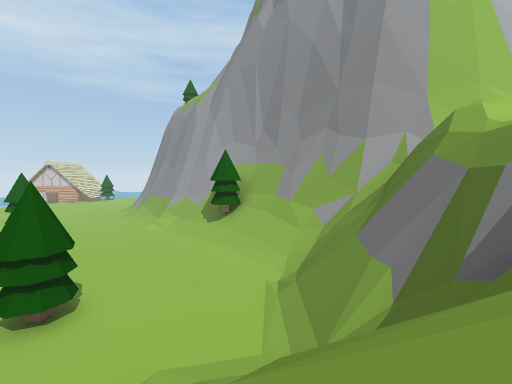
view 1 (above)

23 first-person views from a walk through a Unity game level. The camera is 1.5 m above the floor, tilts 4° down and sees 90° across. The floor is counted in squares, 2 m on a side. Each view is taken from the middle of a square. On the plan, view 1 faces up. The plan holds only what a view shows up to about 9 squares ahead; the rest is blank. The place goes on beyond the plan. Some animated figures are not drawn. Some surface patterns are stand-ins.

view 2
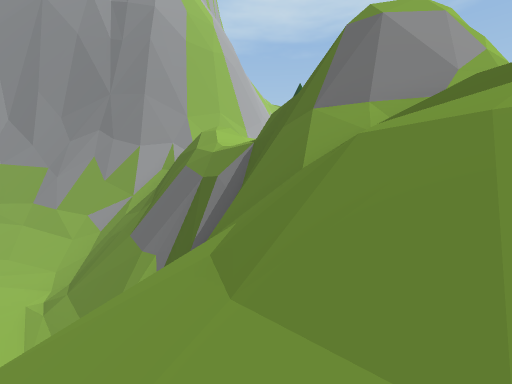

view 3
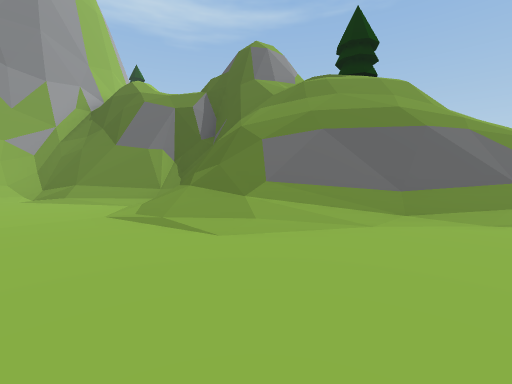

view 4
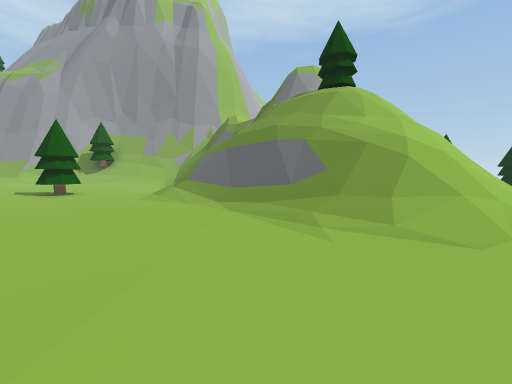

view 5
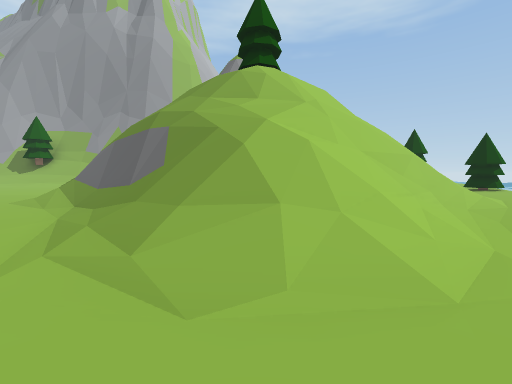

view 6
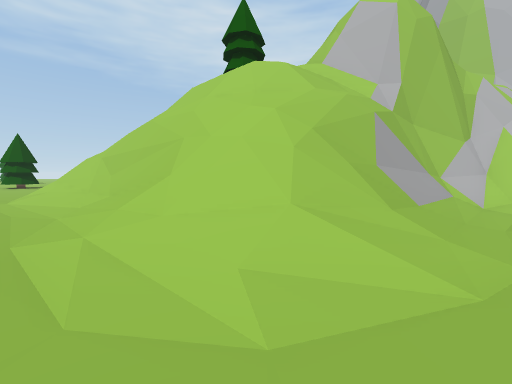

view 7
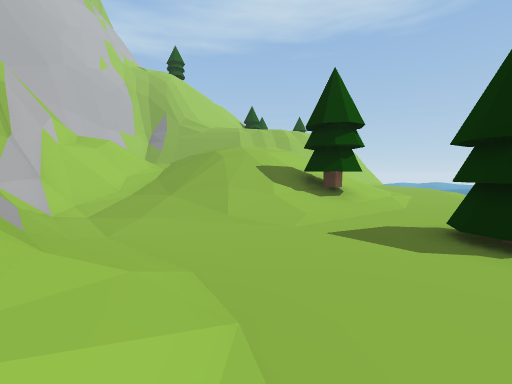

view 8
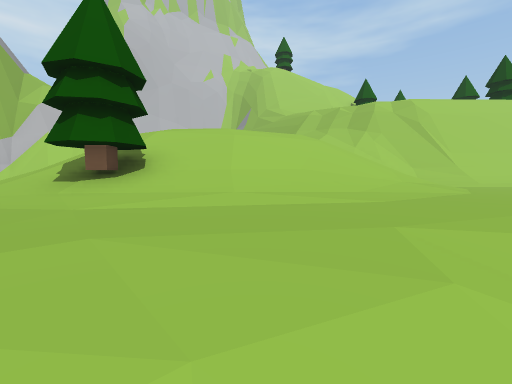

view 9
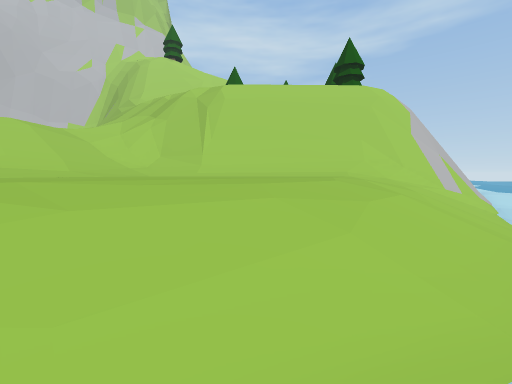

view 10
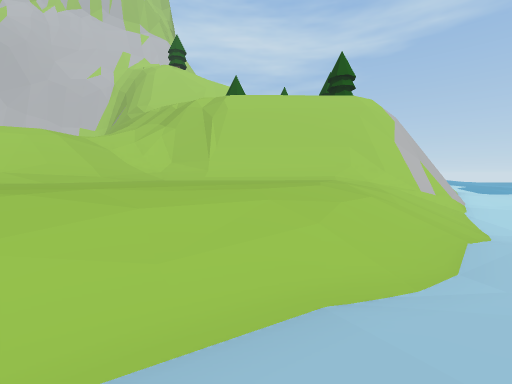

view 11
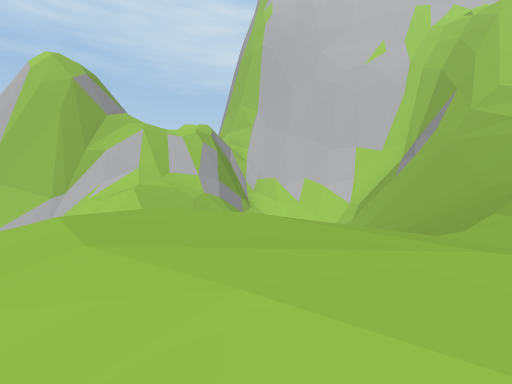

view 12
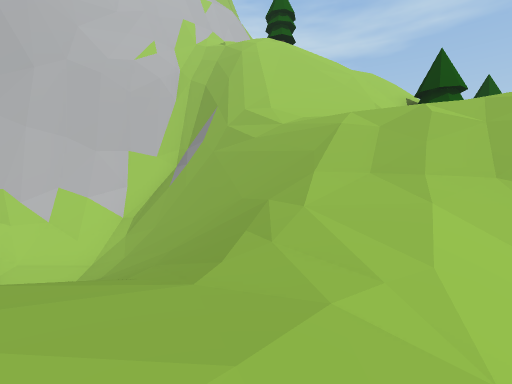

view 13
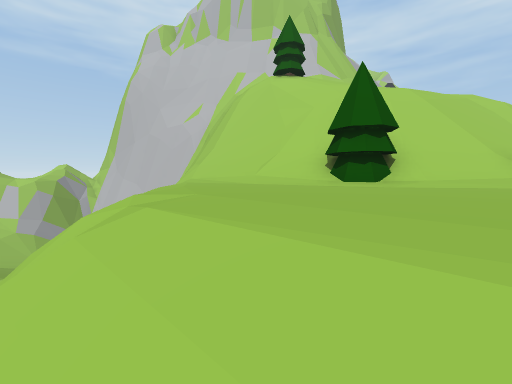

view 14
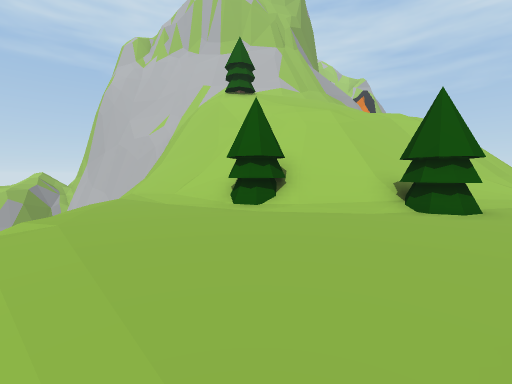

view 15
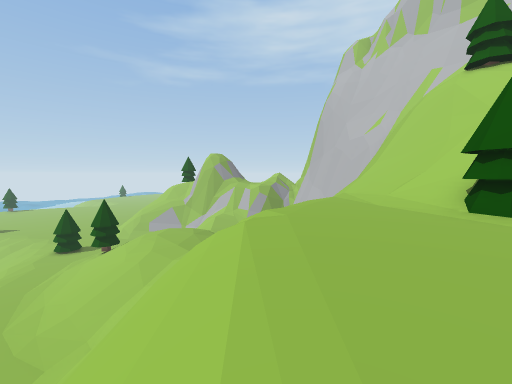

view 16
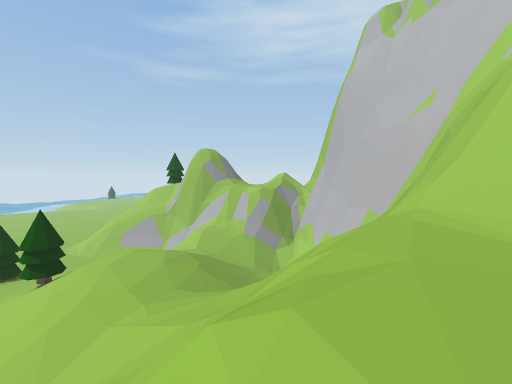

view 17
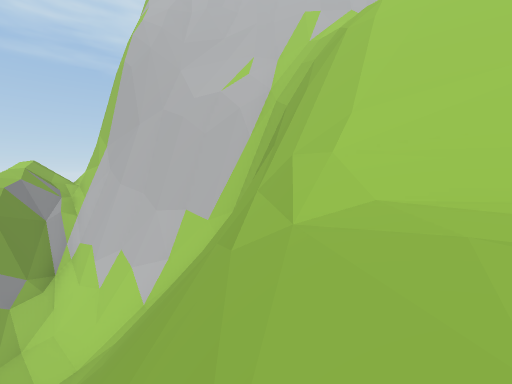

view 18
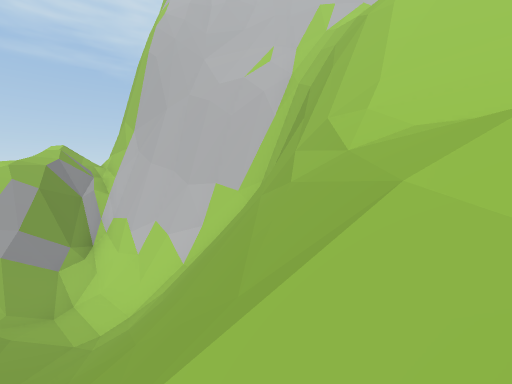

view 19
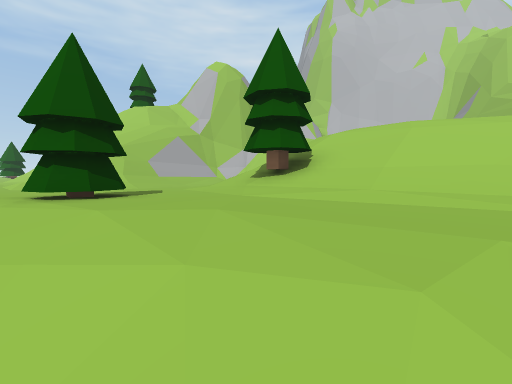

view 20
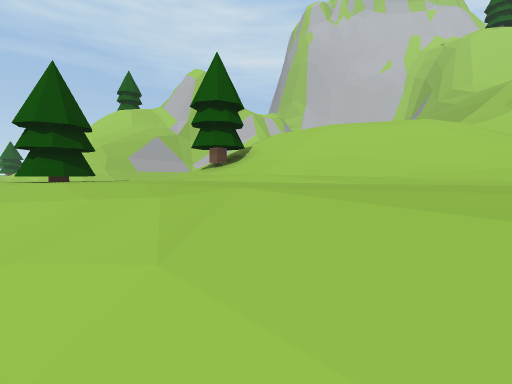

view 21
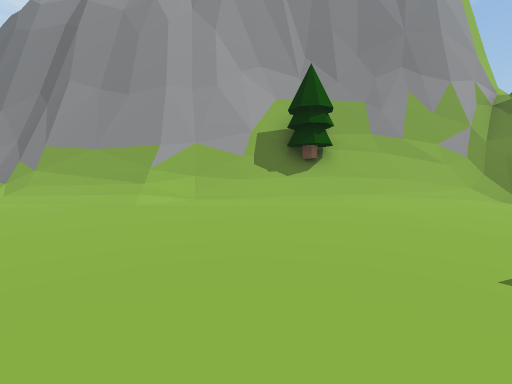

view 22
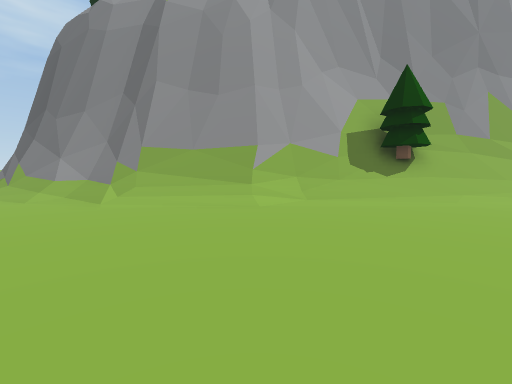

view 23
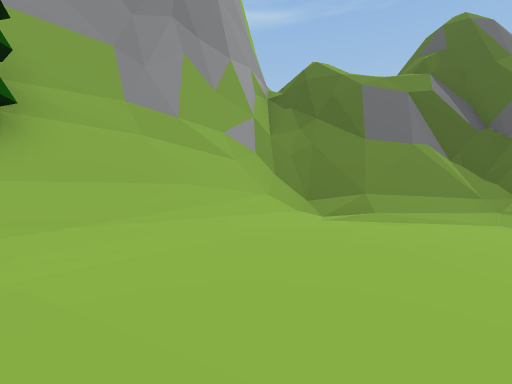

### Floor plan
Key: @ floor where view 1 was taken; # wall or solid block; . main floor; : floor 0.75 m higher than the main floor; - floor 0.75 m lower than the main floor; _ floor 1.75 m lower than the main floor; + floor 3.25 m higher than the main floor; * floor 4 m higher than the main floor; % floor 8 m higher than the main floor; / step, stairs or slope; = window, fence, low wall or low ledge; ^ raised ledge; v drop or lower ground.
Columns run from 10 left of view 1 to 31 right of it. Each row starts with its distance up from view 1.
 21 /^
 20 /^
 19 /#^
 18 :/^
 17 ::#^
 16 ::/#^                               //
 15 :::/#^                              //
 14 ::::/=^                 ^^       /////
 13 ::::://^^              ^^/       /////
 12 :::...//##^           ^##/  #/  /////%
 11 .......//#^^          =vvv////////// %
 10 ........///^^           =vvvv==/////#%
  9 .........//=^^            v^^==////%%%
  8   ........//=#^        ^^^vv/////#%%%%
  7   .........=#=^    ^^^^=#^vv////%%%%%%
  6       .....==^^    ^/////===/%%%%%%%%%
  5     .##....=#^     ^^/::////=//%%%%%%%
  4     .......==^     ^==///////////%%%%%
  3     .....//#===^   ^// //////////////
  2     ..../==v#=#   ^#*/  /+++*///==vv=vvvv#
  1     ..../#//#/^   ^//// +***+////=====^^##
  0     ..../=@///^^  ^////+***+///////////#=_
 -1     ..../=///%/^^#^/////++/////::::::.//__
 -2     ..../=///# //v=.///////////::....///_
 -3     ..../=///# //v=../////////::::...//_
 -4     ..../#/=///=/#=..:/=#///:::....///_
 -5     ....///////////....::::::: ...///_
 -6     ....///=====///...........  ///__
 -7     .....//////////...#.......  /_---
 -8        ................../////    -

Where each view was taken, in squares from view 1:
view 1: 0 up, 0 right, facing up
view 2: 1 down, 0 right, facing up-right
view 3: 1 up, 6 left, facing right
view 4: 7 down, 6 left, facing up-right
view 5: 8 down, 3 left, facing up-right
view 6: 8 down, 9 right, facing up-left
view 7: 7 down, 8 right, facing up-right
view 8: 8 down, 16 right, facing up
view 9: 7 down, 24 right, facing up
view 10: 8 down, 24 right, facing up
view 11: 1 down, 17 right, facing up-left
view 12: 0 up, 17 right, facing up
view 13: 3 up, 25 right, facing up-left
view 14: 4 up, 27 right, facing up-left
view 15: 4 up, 27 right, facing left
view 16: 4 up, 23 right, facing left
view 17: 5 up, 19 right, facing up-left
view 18: 4 up, 19 right, facing up-left
view 19: 8 down, 17 right, facing up-left
view 20: 8 down, 19 right, facing up-left
view 21: 7 up, 8 left, facing up-right
view 22: 9 up, 10 left, facing up-right
view 23: 8 up, 4 left, facing right
